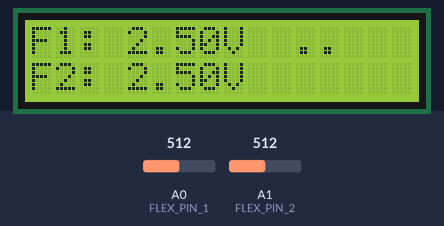
Recording of a sketch running on a simulated Arduino Uno, built with avr-gcc and run on an emulated ATmega328P. On the bench: 16×2 character LCD. The test bench sets the inputs (shaded band); at power-on: A0 (FLEX_PIN_1) = 512, A1 (FLEX_PIN_2) = 512. What the sketch prints to the serial monitor is not drawn.

Above: at 2.2 s.
2.3 s: A0 (FLEX_PIN_1) set to 716
At 2.9 s:
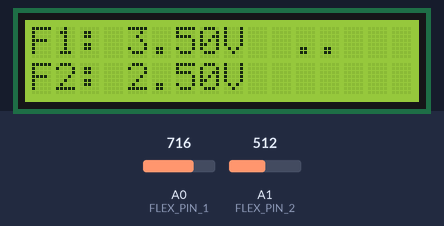
3.9 s: A1 (FLEX_PIN_2) set to 716
At 5.2 s:
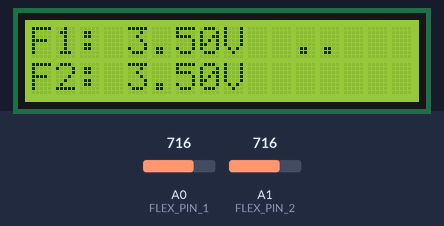
5.5 s: A0 (FLEX_PIN_1) set to 900
At 6.3 s:
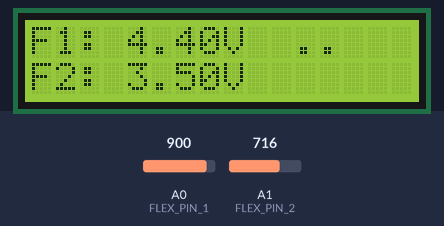
7.0 s: A1 (FLEX_PIN_2) set to 900
At 7.4 s:
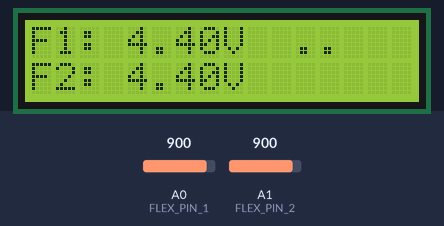
8.6 s: A0 (FLEX_PIN_1) set to 1023
At 9.8 s:
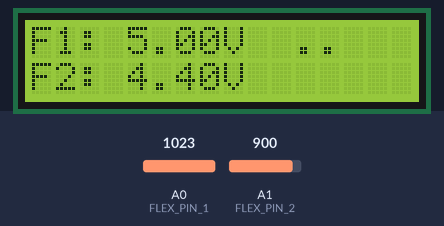
10.2 s: A1 (FLEX_PIN_2) set to 1023
At 10.9 s:
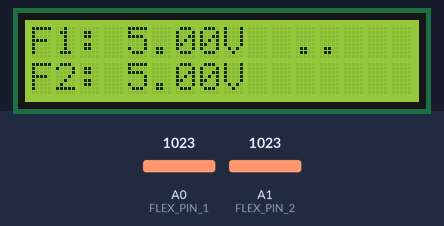
Timing chart, 0 to 12.7 s (numbered marks = the images above; inputs shaded):
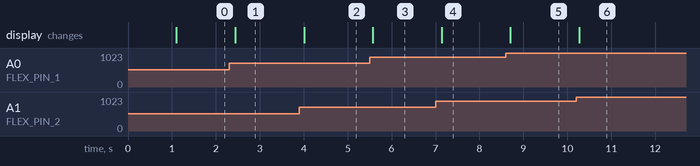

The sketch:

2flex_with_LCD.ino
```cpp
#include <LiquidCrystal_I2C.h>

LiquidCrystal_I2C lcd(0x27, 16, 2);

const int FLEX_PIN_1 = A0;
const int FLEX_PIN_2 = A1;

void setup() {
  lcd.init();
  lcd.backlight();
  lcd.setCursor(0, 0);
  lcd.print("Flex ready...");
  Serial.begin(9600);
  delay(1000);
}

void loop() {
  int raw1 = analogRead(FLEX_PIN_1);
  int raw2 = analogRead(FLEX_PIN_2);

  float v1 = raw1 * (5.0 / 1023.0);
  float v2 = raw2 * (5.0 / 1023.0);

  lcd.setCursor(0, 0);
  lcd.print("F1: ");
  lcd.print(v1, 2);
  lcd.print("V  ");

  lcd.setCursor(0, 1);
  lcd.print("F2: ");
  lcd.print(v2, 2);
  lcd.print("V  ");

  Serial.print("F1: "); Serial.print(v1, 2);
  Serial.print("V  F2: "); Serial.println(v2, 2);

  delay(200);
}
```

Measured:
- after the input at 2.3 s, the display: changes after 0.14 s (image 1)
- after the input at 3.9 s, the display: changes after 0.11 s (image 2)
- after the input at 5.5 s, the display: changes after 0.07 s (image 3)
- after the input at 7.0 s, the display: changes after 0.14 s (image 4)
- after the input at 8.6 s, the display: changes after 0.10 s (image 5)
- after the input at 10.2 s, the display: changes after 0.07 s (image 6)
